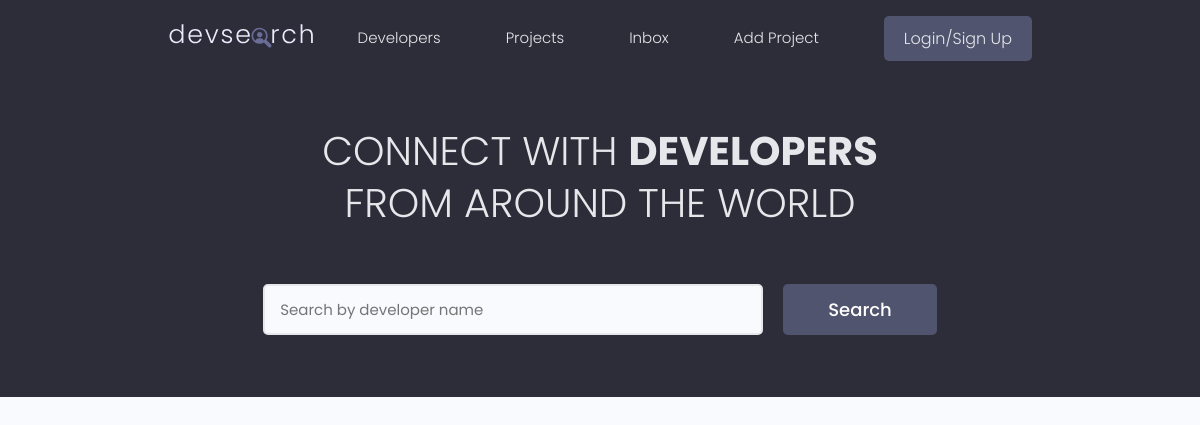
/, run on an earlier commit of the app's database.
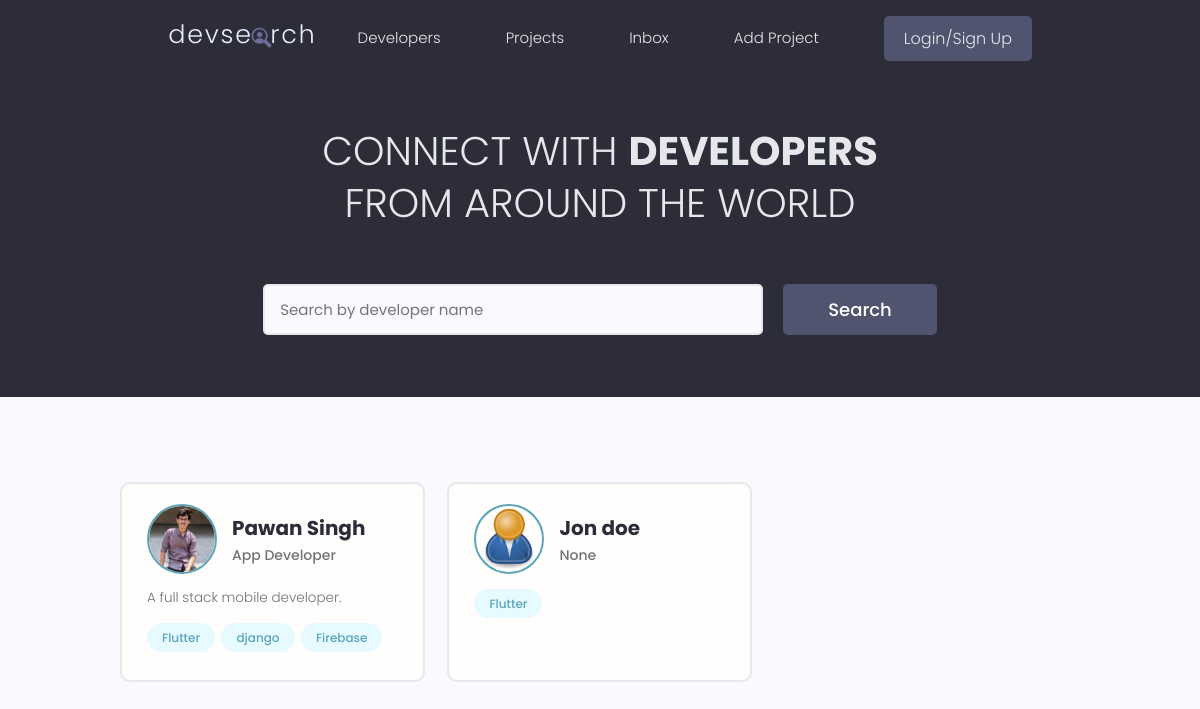
And on a later commit of the database.
### users/models.py (models this page shows, shortened)
class Profile(models.Model):
    user = models.OneToOneField(User, on_delete=models.CASCADE, null=True, blank=True)
    name =  models.CharField(max_length=200, blank=True, null=True)
    email=models.EmailField(max_length=500, blank=True, null=True)
    username=models.CharField(max_length=200, blank=True, null=True)
    location=models.CharField(max_length=200, blank=True, null=True)
    short_intro= models.CharField(max_length=200, blank=True, null=True)
    bio=models.TextField(blank=True, null=True )
    profile_image=models.ImageField(null=True, blank=True, upload_to='profiles/', default="profiles/user-default.png")
    social_github =  models.CharField(max_length=200, blank=True, null=True)
    social_twitter = models.CharField(max_length=200, blank=True, null=True)
    social_linkedin = models.CharField(max_length=200, blank=True, null=True)
    social_youtube = models.CharField(max_length=200, blank=True, null=True)
    social_website= models.CharField(max_length=200, blank=True, null=True)
    created = models.DateTimeField(auto_now_add=True)
    id = models.UUIDField(default=uuid.uuid4, unique=True,primary_key=True, editable=False)

class Skill(models.Model):
    owner=models.ForeignKey(Profile, on_delete=models.CASCADE, null=True, blank=True)
    name=models.CharField(max_length=200, blank=True, null=True)
    description=models.TextField(blank=True, null=True)
    created = models.DateTimeField(auto_now_add=True)
    id = models.UUIDField(default=uuid.uuid4, unique=True,primary_key=True, editable=False)
    def __str__(self):
        return str(self.name)

### users/views.py (the view)
# urls.py: path('', views.profiles, name="profiles"),
def profiles(request):
    profiles=Profile.objects.all()
    context={'profiles':profiles}
    return render(request, 'users/profiles.html', context)

### users/templates/users/profiles.html (shortened to what this page needs)
{% extends 'main.html' %}
{% block content %}
<main class="home">
    <section class="hero-section text-center">
      <div class="container container--narrow">
        <div class="hero-section__box">
          <h2>CONNECT WITH <span>DEVELOPERS</span></h2>
          <h2>FROM AROUND THE WORLD</h2>
        </div>
        <div class="hero-section__search">
          <form class="form" action="#" method="get">
            <div class="form__field">
              <input class="input input--text" id="formInput#search" type="text" name="text"
                placeholder="Search by developer name" />
            </div>
            <input class="btn btn--sub btn--lg" type="submit" value="Search" />
          </form>
        </div>
      </div>
    </section>
    <section class="devlist">
      <div class="container">
        <div class="grid grid--three">
            {% for profile in profiles %}
          <div class="column card">
            <div class="dev">
              <a href="{% url 'user-profile' profile.id %}" class="card__body">
                <div class="dev__profile">
                  <img class="avatar avatar--md" src="{{ profile.profile_image.url }}" alt="image" />
                  <div class="dev__meta">
                    <h3>{{profile.name}}</h3>
                    <h5>{{profile.short_intro | slice:"60"}}</h5>
                  </div>
                </div>
                <p class="dev__info">
                  {{profile.bio | slice:"150"}}
                </p>
                <div class="dev__skills">
                  {% for skill in profile.skill_set.all %}
                  <span class="tag tag--pill tag--main">
                    <small>{{skill}}</small>
                  </span>
                  {% endfor %}
                </div>
              </a>
            </div>
          </div>
          {% endfor %}
        </div>
      </div>
    </section>
  </main>
{% endblock content %}

### templates/main.html (shortened to what this page needs)
<!DOCTYPE html>
{% load static %}
<html lang="en">
<head>
  <link rel="stylesheet" href="https://cdn.iconmonstr.com/1.3.0/css/iconmonstr-iconic-font.min.css" />
  <link rel="stylesheet" href="{% static 'uikit/styles/uikit.css' %}" />
  <link rel="stylesheet" href="{% static 'styles/app.css' %}" />
</head>
<body>
    {% include 'navbar.html' %}
    {% block content %}
    {% endblock content %}
</body>
</html>

### templates/navbar.html (shortened to what this page needs)
{% load static %}
<header class="header">
    <div class="container container--narrow">
      <a href="{% url 'profiles' %}" class="header__logo">
        <img src="{% static 'images/logo.svg' %}" alt="DevSearch Logo" />
      </a>
      <nav class="header__nav">
        <ul class="header__menu">
          <li class="header__menuItem"><a href="{% url 'profiles' %}">Developers</a></li>
          <li class="header__menuItem"><a href="{% url 'projects' %}">Projects</a></li>
          <li class="header__menuItem"><a href="">Inbox</a></li>
          <li class="header__menuItem"><a href="{% url 'create-project' %}">Add Project</a></li>
          {% if request.user.is_authenticated %}
          <li class="header__menuItem"><a href="{% url 'create-project' %}">Add Project</a></li>
          <li class="header__menuItem"><a href="{% url 'logout' %}" class="btn btn--sub">Logout</a></li>
          {% else %}
          <li class="header__menuItem"><a href="{% url 'login' %}" class="btn btn--sub">Login/Sign Up</a></li>
          {% endif %}
        </ul>
      </nav>
    </div>
  </header>

### static/styles/app.css (style rules this page uses)
:root { --color-sub: #2d2d39; }
.btn--sub { background-color: var(--color-sub-light); }
.card { border: 2px solid var(--color-light); }
img { width: 100%; }
.header { position: sticky; z-index: 111; background-color: var(--color-sub); padding: 1.5rem 0; }
.header > .container { display: flex; justify-content: space-between; align-items: center; }
.header__logo > img { height: 3.8rem; }
.header__nav > ul { display: inline-flex; align-items: center; list-style: none; gap: 6.5rem; }
.header__menuItem > a { color: var(--color-light); font-weight: 300; }
.hero-section { height: 40vh; display: flex; align-items: center; background-color: var(--color-sub); }
.hero-section__box { margin-bottom: 4rem; }
.hero-section__box > h2, .hero-section__box > h2 > span { font-size: 4rem; color: var(--color-light); line-height: 1.3; text-transform: uppercase; }
.hero-section__box > h2 { font-weight: 300; }
.hero-section__box > h2 > span { font-weight: 700; }
.hero-section__search > .form { display: flex; align-items: center; justify-content: center; gap: 2rem; }
.hero-section__search > .form input.input--text { width: 50rem; }
.devlist { margin-top: 8rem; }
.devlist .grid { align-items: stretch; }
.devlist .dev .dev__profile { display: flex; align-items: center; gap: 1.5rem; }
.devlist .dev .dev__meta h3 { color: var(--color-sub); font-size: 2rem; font-weight: 700; }
.devlist .dev .dev__meta h5 { color: var(--color-text); font-size: 1.4rem; font-weight: 500; }
.devlist .dev .dev__info { margin: 1.5rem 0; font-size: 1.35rem; line-height: 1.4; text-align: justify; }

### static/uikit/styles/modules/_variables.css (style rules this page uses)
:root { --color-main: #5aa5b9; --color-main-light: #e6faff; --color-sub: #3f4156; --color-sub-light: #51546e; --color-sub-lighter: #ededfd; --color-text: #737373; --color-gray: #8b8b8b; --color-light: #e5e7eb; --color-light-gray: #767676; --color-bg: #f8fafd; --color-white: #fffefd; --color-white-light: #f3f3f3; --color-success: #359e64; --color-success-bg: #def8e8; --color-error: #fc4b0b; --color-error-bg: #fff2ee; --font-base: 'Poppins', arial, helvetica, 'Segoe UI', roboto, ubuntu, sans-serif; --font-monospace: 'Fira Code', 'Courier New', courier, monospace; --font-regular: 300; --font-medium: 500; --font-bold: 700; --generic-shadow: 1px 1px 5px #00000010; --generic-transition: all 0.3s ease-in-out; }

### static/uikit/styles/modules/_base.css (style rules this page uses)
* { margin: 0; padding: 0; box-sizing: border-box; text-rendering: optimizeLegibility; color: inherit; font-size: inherit; }
html { font-size: 50%; }
@media only screen and (min-width: 480px) { html { font-size: 56.25%; } }
@media only screen and (min-width: 1200px) { html { font-size: 62.5%; } }
body { line-height: 1.6; font-weight: 400; font-size: 1.5rem; color: var(--color-text); background-color: var(--color-bg); min-height: 100vh; }

### static/uikit/styles/modules/_typography.css (style rules this page uses)
* { font-family: var(--font-base); }
h2 { font-size: 3.6rem; font-weight: var(--font-bold); }
h3 { font-size: 3.2rem; font-weight: var(--font-medium); }
h5 { font-size: 2.4rem; font-weight: var(--font-medium); }
h5, h6 { font-weight: var(--font-regular); }
p, span, strong { font-size: 1.6rem; color: var(--color-text); font-weight: var(--font-regular); }
a { padding-bottom: 2px; text-decoration: none; display: inline-block; color: var(--color-main); font-weight: var(--font-medium); }

### static/uikit/styles/modules/_utilities.css (style rules this page uses)
.container { width: 92%; max-width: 165rem; margin: 0 auto; box-sizing: border-box; }
.container--narrow { width: 92%; max-width: 120rem; }
@media screen and (min-width: 1000px) { .container { width: 90%; } }
@media screen and (min-width: 1000px) { .container--narrow { width: 85%; } }
@media screen and (min-width: 1200px) { .container { width: 80%; } }
@media screen and (min-width: 1200px) { .container--narrow { width: 72%; } }
.text-center { text-align: center; }

### static/uikit/styles/modules/_avatar.css (style rules this page uses)
.avatar { border-radius: 50%; border: 2px solid var(--color-main); object-fit: cover; }
.avatar--md { height: 7rem; width: 7rem; }

### static/uikit/styles/modules/_button.css (style rules this page uses)
.btn { display: inline-block; position: relative; cursor: pointer; background-color: var(--color-light); font-weight: var(--font-medium); color: var(--color-sub); text-decoration: none; padding: 1rem 2rem; border-radius: 0.5rem; border: none; width: -webkit-fit-content; width: -moz-fit-content; width: fit-content; height: -webkit-fit-content; height: -moz-fit-content; height: fit-content; font-size: 1.6rem; outline-width: 0; outline-color: transparent; -webkit-backface-visibility: hidden; backface-visibility: hidden; transition: all 0.3s ease-in-out; }
.btn--sub { background-color: var(--color-sub); color: var(--color-white); }
.btn--lg { font-size: 1.8rem; padding: 1.2rem 4.5rem; }

What changed in the data, as far as the page shows it:
added Profile: profile_image (picture), name "Pawan Singh", short_intro "App Developer", bio "A full stack mobile developer."
added Skill: name "Flutter", shown under "Pawan Singh"
added Skill: name "django", shown under "Pawan Singh"
added Skill: name "Firebase", shown under "Pawan Singh"
added Profile: profile_image (placeholder picture), name "Jon doe", short_intro "None"
added Skill: name "Flutter", shown under "Jon doe"
